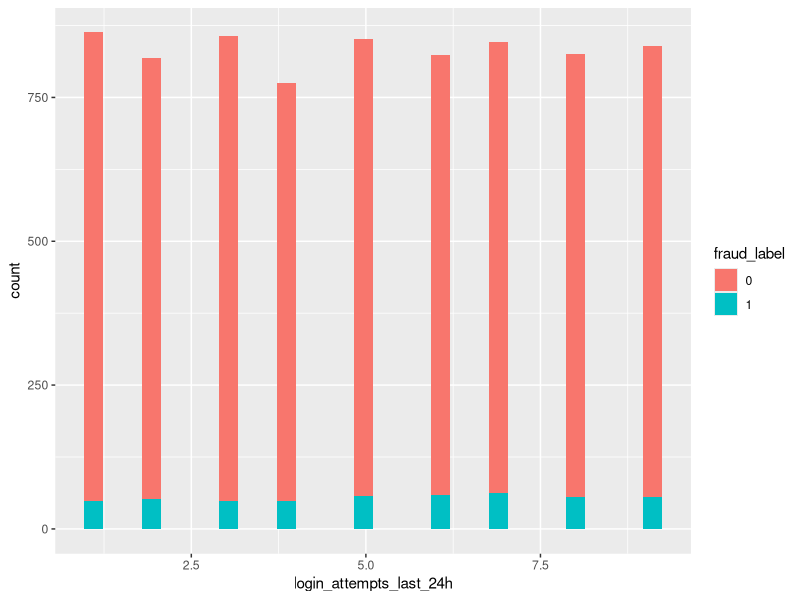
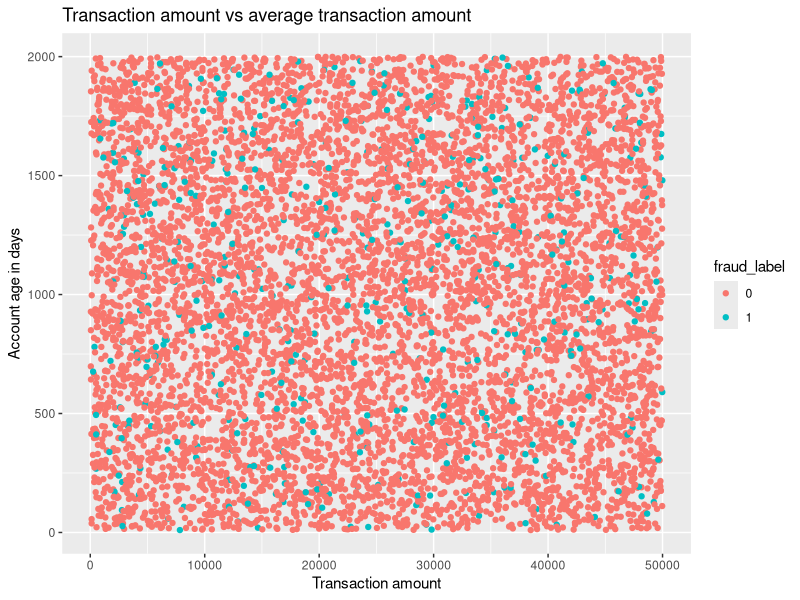
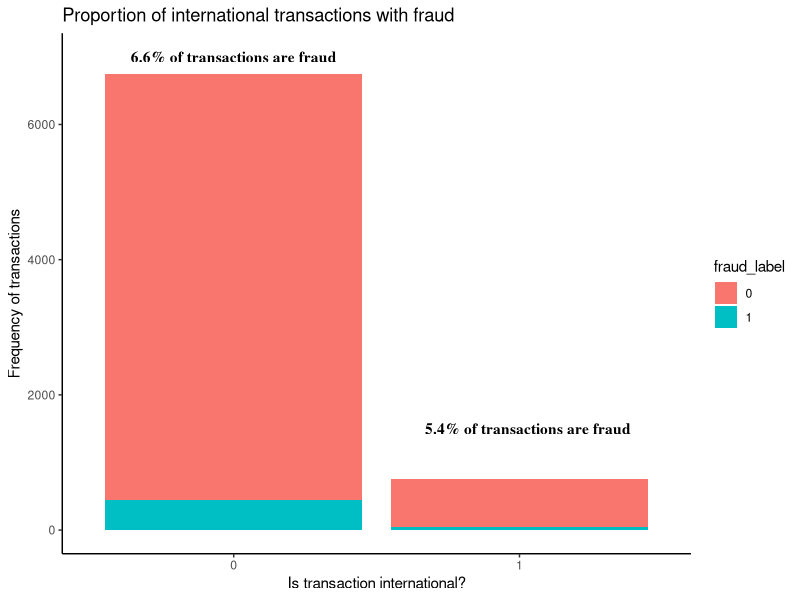
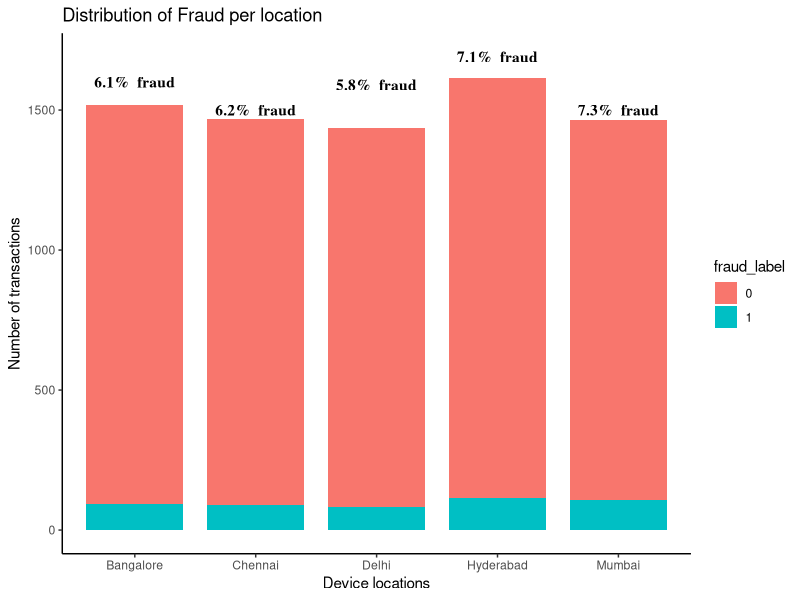

These figures' R source, in order: (Note: this script raises an error after producing the figures.)
#--------------------------------#
#INSTALL NECESSARY PACKAGES ------
#--------------------------------#
#we have packages that handle data importing and visualisations

install.packages("here")    #used for relative file paths
library("here")          
here()                      #file path must be root of folder 
list.files(here("dataset")) #expect to see Digital_Payment_Fraud_Detection_Dataset.csv

install.packages("tidyverse") #visualisation suite 
library("tidyverse")

install.packages("patchwork") #putting together visualisations in EDA
library("patchwork")

#------------------------------------#
#IMPORT AND CLEANING THE DATASET -----
#------------------------------------#

fraud <- read.csv(here("dataset", "Digital_Payment_Fraud_Detection_Dataset.csv"))

fraud$fraud_label <- factor(fraud$fraud_lab)              #fraud_label from numeric to factor (categorical)
fraud$is_international <- factor(fraud$is_international)  #is_international from numeric to factor (categorical)
summary(fraud) #our fraud label has been transformed into factor of two levels: 0 no fraud, 1 fraud 

View(fraud) #looking at our data in RStudio 

# Now we can start with our visualisations 

#------------------------------------#
#EXPLORATORY DATA ANALYSIS -----------
#------------------------------------#

# Q1 - What is the breakdown of IP Risk Score by fraud label using densities ----
p1 <- ggplot( data = fraud, aes(x = ip_risk_score, 
                          fill = fraud_label,
                          alpha = fraud_label)) +
    geom_density() +
    scale_alpha_manual(values = c("0" = 1, "1" = 0.5), guide = "none") +
    geom_vline(xintercept = 0.51, color = "gray2") +
    geom_vline(xintercept = 0.86, colour = "gray2") +
    labs( title = "Density of IP Risk score by Fraud prevalence",
          x = "Ip risk score",
          y = " Density") +
    theme_minimal() +
    scale_fill_manual(name = "Fraud Label", 
                      values = c("0" = "green4", "1" = "red2"),
                      labels = c("Non fraud (0)", "Fraud (1)"))
  
# Our density curves follow each other fairly closely until the IP score of 0.51 until 0.86
# Since density is a description of the probability distribution of IP score broken down by fraud and not fraud- 
# this tells us that this range of IP scores has a lesser probability of Non Fraud cases than Fraud cases.  

#
ggplot(data = fraud , aes(x = login_attempts_last_24h, fill = fraud_label))+
  geom_histogram()

# 2 - How does transaction amount vary with average transaction in terms of predicting fraud


 ggplot( data = fraud, aes(x = transaction_amount, y = account_age_days, colour = fraud_label)) +
  geom_point() +
  labs( title = "Transaction amount vs average transaction amount",
        x = "Transaction amount",
        y = "Account age in days")


# 4- What proportion of international transactions are fraudulent 

fraud.international <- fraud %>% 
group_by( is_international, fraud_label) %>% 
  summarise(
    count = n()) 

fraud_0 <-subset(fraud.international, is_international == 0)
fraud_1 <- subset(fraud.international, is_international == 1)

prop0 <- prop.table(fraud_0$count)
prop1 <- prop.table(fraud_1$count)

display0 <-  paste0(round(prop0[2],3)*100,"% of transactions are fraud")
display1 <- paste0(round(prop1[2],3)*100,"% of transactions are fraud")

ggplot(data = fraud , aes(x = is_international, fill = fraud_label))+
  geom_bar()  +
  labs( title = "Proportion of international transactions with fraud",
        x = "Is transaction international?",
        y = "Frequency of transactions") +
  annotate("text",
           x = 1,
           y = 7000,
           label = display0,
           family = "serif", 
           fontface = "bold") +
  annotate("text",
           x = 2.03,
           y = 1500,
           label  = display1,
           family = "serif", 
           fontface = "bold") +
  theme_classic()
  
# 5 - How does location impact fraud 

fraud.location <- fraud %>% 
  group_by( device_location, fraud_label) %>% 
  summarise(
    count = n()) 

location_b <-subset(fraud.location, device_location == "Bangalore")
location_c <-subset(fraud.location, device_location == "Chennai")
location_d <-subset(fraud.location, device_location == "Delhi")
location_h <-subset(fraud.location, device_location == "Hyderabad")
location_m <-subset(fraud.location, device_location == "Mumbai")

prop.b <- prop.table(location_b$count)
prop.c <- prop.table(location_c$count)
prop.d <- prop.table(location_d$count)
prop.h <- prop.table(location_h$count)
prop.m <- prop.table(location_m$count)


displayb <-  paste0(round(prop.b[2],3)*100,"%  fraud")
displayc <- paste0(round(prop.c[2],3)*100,"%  fraud")
displayd <-  paste0(round(prop.d[2],3)*100,"%  fraud")
displayh <- paste0(round(prop.h[2],3)*100,"%  fraud")
displaym <-  paste0(round(prop.m[2],3)*100,"%  fraud")

ann <- data.frame(
  x =c(1,2,3,4,5),
  y = c(1600, 1500, 1590, 1690, 1500), 
  label = c( displayb, displayc, displayd, displayh, displaym), 
  fontface = rep("bold", times = 5),
  fontfamily = rep("serif", times = 5)
)
ggplot(data = fraud , aes(x = device_location , fill = fraud_label)) +
  geom_bar(width = 0.8) +
  theme_classic() +
geom_text( data = ann,
          aes( x= x,
           y = y, 
           label = label,
           fontface = fontface,
           family = fontfamily),
           inherit.aes = FALSE) +
  labs(
    title = "Distribution of Fraud per location",
    x = "Device locations",
    y = "Number of transactions"
  )

# 6 - g
geom_
